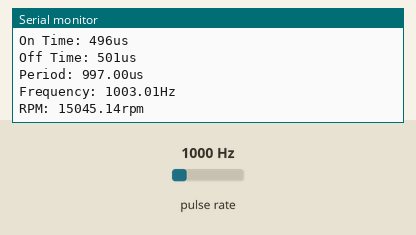
A sketch run on a simulated Arduino Uno, built with avr-gcc and run on an emulated ATmega328P. On the bench: the last lines printed to the serial monitor. Wiring (inferred from the names in the program): pulse sensor: data pin 7. The test bench sets the inputs (shaded band); at power-on: pulse rate 1000 Hz.

Above: at 1.2 s.
1.3 s: pulse rate (sensor on pin 7) set to 100 Hz
At 2.6 s:
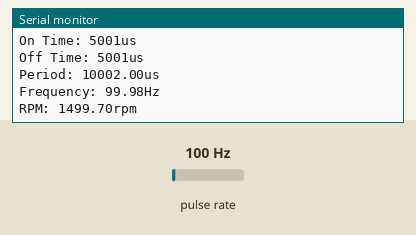
2.8 s: pulse rate (sensor on pin 7) set to 1250 Hz
At 3.6 s:
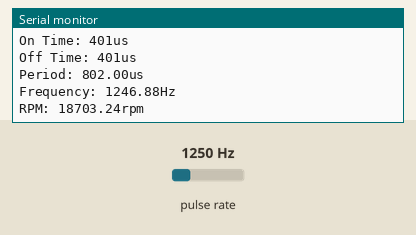
Timing chart, 0 to 5.8 s (numbered marks = the images above; inputs shaded):
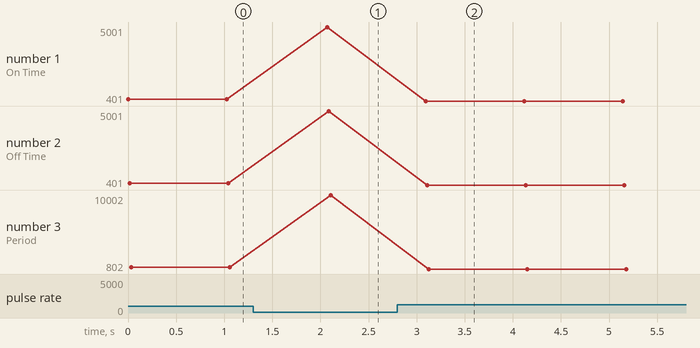

Measured:
- after the input at 1.3 s, the serial monitor: prints a new line after 0.77 s (image 1)
- after the input at 2.8 s, the serial monitor: prints a new line after 0.30 s (image 2)
- plotted number 1: 496 → 5001 after the input at 1.3 s, 5001 → 401 after the input at 2.8 s
- plotted number 2: 501 → 5001 after the input at 1.3 s, 5001 → 401 after the input at 2.8 s
- plotted number 3: 997 → 10002 after the input at 1.3 s, 10002 → 802 after the input at 2.8 s

The sketch:

RPMtestPart2.ino
```cpp
#include <Streaming.h>

#define MOTOR_POLES 4.0
#define pulse_ip 7
int ontime,offtime,duty;
float freq,period,rpm;

void setup()
{
  pinMode(pulse_ip,INPUT);
  Serial.begin(9600);
}
void loop()
{
   ontime = pulseIn(pulse_ip,HIGH);
   offtime = pulseIn(pulse_ip,LOW);
   period = ontime+offtime;
   freq = 1000000.0/period;
   duty = (ontime/period)*100;
   rpm = (freq * 60)/ MOTOR_POLES;

    Serial << "On Time: " << ontime << "us\n";
    Serial << "Off Time: " << offtime << "us\n";
    Serial << "Period: " << period << "us\n";
    Serial << "Frequency: " << freq << "Hz\n";
    Serial << "RPM: " << rpm << "rpm\n";

   delay(1000);
}
```
